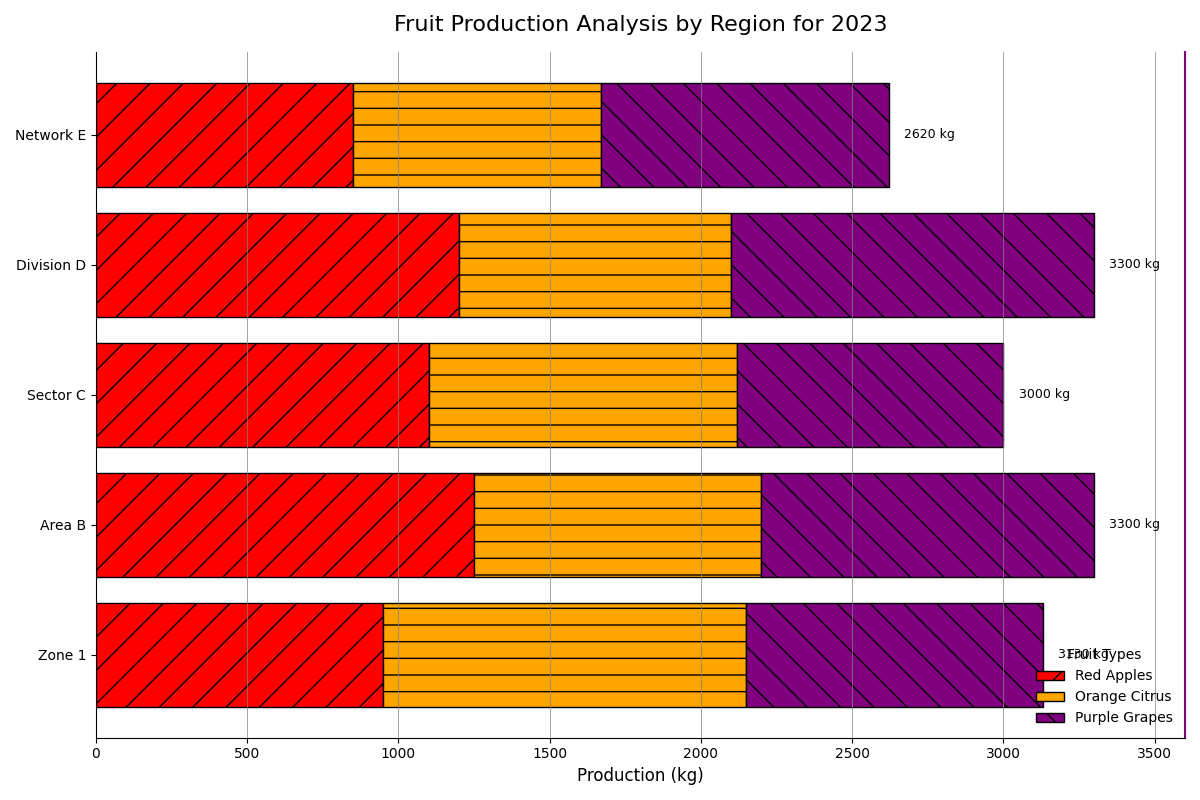

Write the Python code that produced this figure.
import matplotlib.pyplot as plt
import numpy as np

regions = ['Zone 1', 'Area B', 'Sector C', 'Division D', 'Network E']
apples = [950, 1250, 1100, 1200, 850]  # Randomly altered values
oranges = [1200, 950, 1020, 900, 820]  # Randomly altered values
grapes = [980, 1100, 880, 1200, 950]   # Randomly altered values

total_production = np.array(apples) + np.array(oranges) + np.array(grapes)

fig, ax = plt.subplots(figsize=(12, 8))

ax.barh(regions, apples, label='Red Apples', color='red', edgecolor='black', hatch='/')
ax.barh(regions, oranges, left=apples, label='Orange Citrus', color='orange', edgecolor='black', hatch='-')
ax.barh(regions, grapes, left=np.array(apples) + np.array(oranges), label='Purple Grapes', color='purple', edgecolor='black', hatch='\\')

ax.set_title("Fruit Production Analysis by Region for 2023", fontsize=16, pad=15)
ax.set_xlabel("Production (kg)", fontsize=12)
ax.set_xlim(0, max(total_production) + 300)

ax.legend(title="Fruit Types", loc='lower right', fontsize=10, frameon=False)

ax.grid(axis='x', linestyle='-', linewidth=0.5, color='gray')
ax.spines['top'].set_visible(False)
ax.spines['right'].set_color('purple')
ax.spines['right'].set_linewidth(1.5)

for idx, (region, total) in enumerate(zip(regions, total_production)):
    ax.text(total + 50, idx, f"{total} kg", va='center', fontsize=9)

plt.tight_layout()
plt.show()
